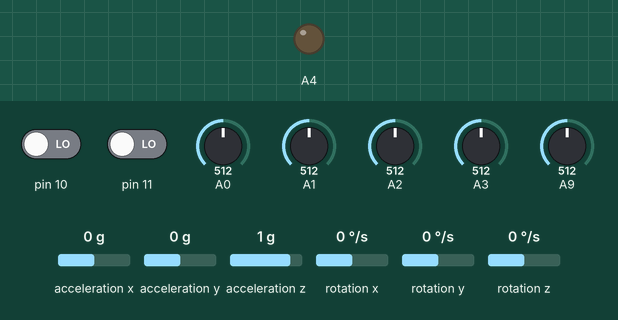
This sketch was run on a simulated Arduino Leonardo, built with avr-gcc and run on an emulated ATmega32U4. Shown: output pins drawn as LEDs (lit = HIGH). Wiring (inferred from the names in the program): MPU-6050 motion sensor at I2C address 0x68. The test bench sets the inputs (shaded band); at power-on: pin 10 LOW, pin 11 LOW, A0 = 512, A1 = 512, A2 = 512, A3 = 512, A9 = 512, acceleration x 0 g, acceleration y 0 g, acceleration z 1 g, rotation x 0 °/s, rotation y 0 °/s, rotation z 0 °/s. USB keyboard and mouse output is not drawn; what the sketch prints to the serial monitor is not drawn.

Above: at 1.2 s.
1.3 s: pin 10 driven HIGH
At 2.5 s:
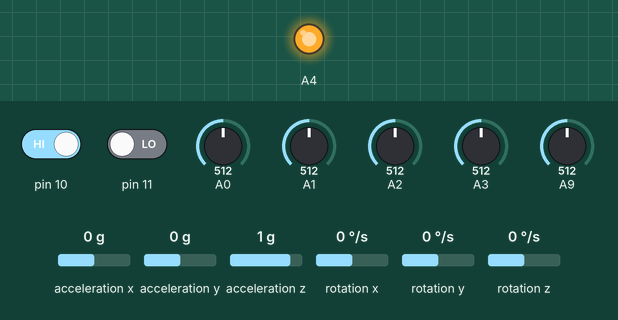
2.8 s: pin 10 driven LOW
At 3.7 s:
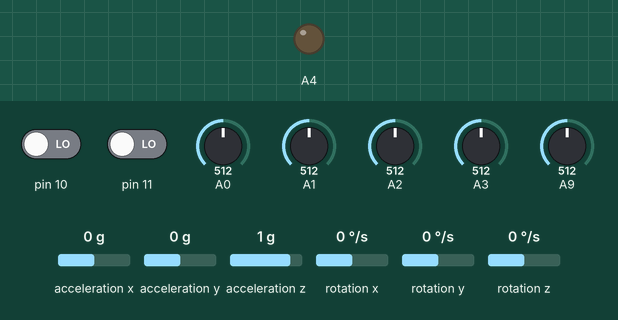
Timing chart, 0 to 5.8 s (numbered marks = the images above; inputs shaded):
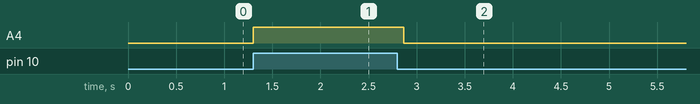

Measured:
- after the input at 1.3 s, A4: LOW → HIGH at once
- after the input at 2.8 s, A4: HIGH → LOW after 0.07 s

The sketch:

FPS_Contorller.ino
```cpp
#include <Mouse.h>
#include <Wire.h>
#include <Keyboard.h>

/*as
 SDA 2번 Pin, SCL 3번 Pin
 Int 7번 Pdw 박아야됨.
*/

#define MPU6050_INT_PIN 7  // 레오나르도에서는 무조건 박아주자
#define MPU6050_INT digitalPinToInterrupt(MPU6050_INT_PIN)

int xval, yval;
const int MPU_addr = 0x68;  // I2C address of the MPU-6050
int16_t AcX, AcY, AcZ, Tmp, GyX, GyY, GyZ;

void setup() {
  Serial.begin(9600);
  Keyboard.begin();  //키보드 통신 시작

  //자이로스코프 코드
  Serial.println("start");

  Serial.print(MPU6050_INT);
  Serial.print(" on pin ");
  Serial.print(MPU6050_INT_PIN);

  Wire.begin();
  Wire.beginTransmission(MPU_addr);
  Wire.write(0x6B);  // PWR_MGMT_1 register
  Wire.write(0);     // set to zero (wakes up the MPU-6050)
  Wire.endTransmission(true);
  pinMode(10, INPUT);  // 좌클릭 버튼

  Mouse.begin();
  pinMode(MPU6050_INT, INPUT);  // 자이로스코프 값 입력모드
  pinMode(9, INPUT_PULLUP);     // Z를 입력모드로
  pinMode(11, INPUT);  // 장전 버튼
  pinMode(A4, OUTPUT); //진동센서 A4핀

}

void loop() {

  //조이스틱 기능
  int x = analogRead(A0);  // 조이스틱 X축의 아날로그 신호를 x에 저장
  int y = analogRead(A1);  // 조이스틱 Y축의 아날로그 신호를 y에 저장
  int z = analogRead(9);

  //Joystick_zoom(x,y,z);

  //마우스 우클릭
  if (z < 50) {
    Mouse.click(MOUSE_RIGHT);
    delay(500);
  }

  //마우스 휠 이동
  if (200 < y && y < 1000) {
    Mouse.move(0, 0, 0);
  } else if (y >= 1000) {
    Mouse.move(0, 0, y);
  } else {
    Mouse.move(0, 0, 1);
  }


  //마우스 이동 기능
  Wire.beginTransmission(MPU_addr);
  Wire.write(0x3B);  // starting with register 0x3B (ACCEL_XOUT_H)
  Wire.endTransmission(false);
  Wire.requestFrom(MPU_addr, 14, true);  // request a total of 14 registers
  AcX = Wire.read() << 8 | Wire.read();  // 0x3B (ACCEL_XOUT_H) & 0x3C (ACCEL_XOUT_L)
  AcY = Wire.read() << 8 | Wire.read();  // 0x3D (ACCEL_YOUT_H) & 0x3E (ACCEL_YOUT_L)
  AcZ = Wire.read() << 8 | Wire.read();  // 0x3F (ACCEL_ZOUT_H) & 0x40 (ACCEL_ZOUT_L)
  Tmp = Wire.read() << 8 | Wire.read();  // 0x41 (TEMP_OUT_H) & 0x42 (TEMP_OUT_L)
  GyX = Wire.read() << 8 | Wire.read();  // 0x43 (GYRO_XOUT_H) & 0x44 (GYRO_XOUT_L)
  GyY = Wire.read() << 8 | Wire.read();  // 0x45 (GYRO_YOUT_H) & 0x46 (GYRO_YOUT_L)
  GyZ = Wire.read() << 8 | Wire.read();  // 0x47 (GYRO_ZOUT_H) & 0x48 (GYRO_ZOUT_L)
  // 여기 위까지는 코드 건들지 않는 걸 추천. 여기 아래부터 수정 ㄱㄱ

  int lb = digitalRead(10);  // 1이면 누른 상태, 0이면 안 누른 상태임.

  float gyroY, gyroZ;
  int sens = 1500;
  gyroZ = GyZ / sens;
  gyroY = -GyY / sens;

  if (lb == 1)      // Leftsa button이 1이라는건 좌클릭을 하고 있다는 상태이므로
  {                 // 마우스를 누른 상태로 유지시켜주는 Mouse.press()를 사용함.
    Mouse.press();  // 좌클릭 한 상태 유지
    analogWrite(A4, 255); //진동세기 최대로!(변경가능)
    delay(100);
  }
  if (lb == 0) {
    Mouse.release();  //클릭 상태 해제
    analogWrite(A4, 0); //버튼 안눌리면 진동 없음
  }

  //Xiroscope(gyroY, gyroZ, lb);
  Mouse.move(gyroZ*8, gyroY*6);  // 마우스를 움직이는 함수


  //키보드 입력 기능
  xval = analogRead(A2);
  yval = analogRead(A3);
  Joystick_keyboard(xval,yval);

  if(xval>=800){Keyboard.press('w');}//버튼 입력
  else{Keyboard.release('w');}//버튼 입력 해제

  if(xval<200){Keyboard.press('s');}
  else{Keyboard.release('s');}

  if(yval<200){Keyboard.press('a');}
  else{Keyboard.release('a');}

  if(yval>=800){Keyboard.press('d');}
  else{Keyboard.release('d');}


  //장전 기능
  int r = digitalRead(11);
  //Button_R(r);
  if(r==1){

    Keyboard.press('r');
  }
  else{
    Keyboard.release('r');
  }


}

void Xiroscope(int gyroY, int gyroZ, int lb)  // 자이로, 버튼 값 확인용 시리얼 프린트 함수
{
  Serial.println("자이로스코프");
  Serial.print("X축: ");
  Serial.print(gyroZ);
  Serial.print(" // Y축: ");
  Serial.print(-gyroY);
  Serial.print(" // 좌 클릭: ");
  Serial.println(lb);
}

void Button_R(int r)  // 자이로, 버튼 값 확인용 시리얼 프린트 함수
{
  Serial.println("R 버튼");
  Serial.print("R버튼: ");
  Serial.println(r);
}

void Joystick_keyboard(int xval, int yval){
    Serial.println("키보드 조이스틱");
    Serial.print("X축: ");
    Serial.print(xval);
    Serial.print("  Y축: ");
    Serial.println(yval);
}

void Joystick_zoom(int x,int y,int z){

  Serial.println("줌 조이스틱");
  Serial.print("X: ");
  Serial.print(x);  //시리얼 모니터에 'X: x'를 표기
  Serial.print("  Y: ");
  Serial.print(y);  //시리얼 모니터에 'Y: y'를 표기
  Serial.print("  Z: ");
  Serial.println(z);  //시리얼 모니터에 'Z: z'를 표기

}
```
